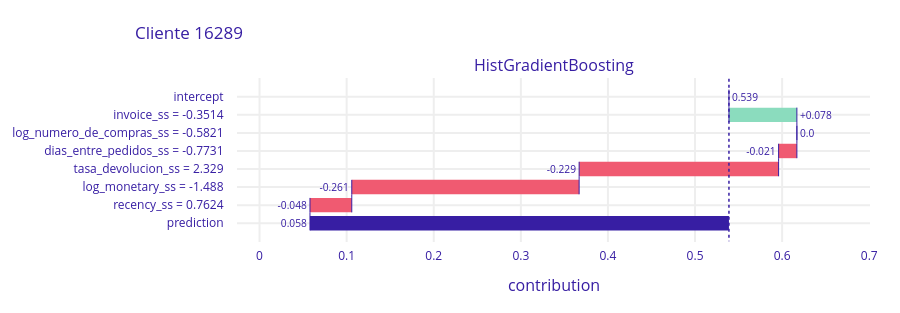

Notebook code cell kept with this figure:
### Code cell
# Sacar un customer_id específico
customer_id_objetivo = 16289

if customer_id_objetivo in val_x.index:
    cliente_especifico = val_x.loc[[customer_id_objetivo]]
    bd = explainer.predict_parts(cliente_especifico, type='break_down')
    bd.plot(title=f'Cliente {customer_id_objetivo}')
else:
    print(f"El cliente {customer_id_objetivo} no se encuentra en val_x")

### Figure 1 — Plotly figure (JSON) as saved in the notebook; plotly's stock layout.template omitted (floating-point values rounded to 4 significant figures)
{"data": [{"base": 0.5389, "connector": {"line": {"color": "#371ea3", "dash": "solid", "width": 1}, "mode": "spanning"}, "decreasing": {"marker": {"color": "#f05a71"}}, "hoverinfo": "text+delta", "hoverlabel": {"bgcolor": "rgba(0,0,0,0.8)"}, "hovertext": ["Average response: 0.539<br>Prediction: 0.058", "invoice_ss = -0.3514<br>increases average response by", "log_numero_de_compras_ss = -0.5821<br>decreases average response by", "dias_entre_pedidos_ss = -0.7731<br>decreases average response by", "tasa_devolucion_ss = 2.329<br>decreases average response by", "log_monetary_ss = -1.488<br>decreases average response by", "recency_ss = 0.7624<br>decreases average response by", "Average response: 0.539<br>Prediction: 0.058"], "increasing": {"marker": {"color": "#8bdcbe"}}, "measure": ["relative", "relative", "relative", "relative", "relative", "relative", "relative", "total"], "orientation": "h", "showlegend": false, "text": ["0.539", "+0.078", "0.0", "-0.021", "-0.229", "-0.261", "-0.048", "0.058"], "textposition": "outside", "totals": {"marker": {"color": "#371ea3"}}, "type": "waterfall", "x": [0, 0.078, 0, -0.021, -0.229, -0.261, -0.048, -0.481], "xaxis": "x", "y": ["intercept", "invoice_ss = -0.3514", "log_numero_de_compras_ss = -0.5821", "dias_entre_pedidos_ss = -0.7731", "tasa_devolucion_ss = 2.329", "log_monetary_ss = -1.488", "recency_ss = 0.7624", "prediction"], "yaxis": "y"}], "layout": {"annotations": [{"font": {"size": 16}, "showarrow": false, "text": "HistGradientBoosting", "x": 0.5, "xanchor": "center", "xref": "paper", "y": 1, "yanchor": "bottom", "yref": "paper"}, {"font": {"size": 16}, "showarrow": false, "text": "contribution", "x": 0.5, "xanchor": "center", "xref": "paper", "y": 0, "yanchor": "top", "yref": "paper", "yshift": -30}], "font": {"color": "#371ea3"}, "height": 313, "margin": {"b": 71, "r": 30, "t": 78}, "shapes": [{"line": {"color": "#371ea3", "dash": "dot", "width": 1.5}, "type": "line", "x0": 0.5389, "x1": 0.5389, "xref": "x", "y0": -1, "y1": 8, "yref": "y"}], "title": {"text": "Cliente 16289", "x": 0.15}, "xaxis": {"anchor": "y", "automargin": true, "domain": [0, 1], "fixedrange": true, "gridwidth": 2, "range": [-0.02585, 0.7008], "tickcolor": "white", "ticklen": 3, "ticks": "outside", "type": "linear", "zeroline": false}, "yaxis": {"anchor": "x", "automargin": true, "autorange": "reversed", "domain": [0, 1], "fixedrange": true, "gridwidth": 2, "tickcolor": "white", "ticklen": 10, "ticks": "outside", "type": "category"}}}
